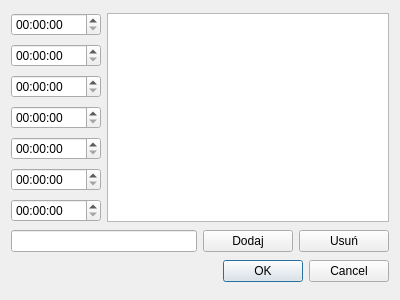
<?xml version="1.0" encoding="UTF-8"?>
<ui version="4.0">
 <class>Plan</class>
 <widget class="QDialog" name="Plan">
  <property name="geometry">
   <rect>
    <x>0</x>
    <y>0</y>
    <width>400</width>
    <height>300</height>
   </rect>
  </property>
  <property name="windowTitle">
   <string>Dialog</string>
  </property>
  <layout class="QGridLayout" name="gridLayout">
   <item row="0" column="0">
    <widget class="QTimeEdit" name="timeEdit"/>
   </item>
   <item row="0" column="1" rowspan="7" colspan="3">
    <widget class="QListWidget" name="listWidget"/>
   </item>
   <item row="1" column="0">
    <widget class="QTimeEdit" name="timeEdit_2"/>
   </item>
   <item row="2" column="0">
    <widget class="QTimeEdit" name="timeEdit_3"/>
   </item>
   <item row="3" column="0">
    <widget class="QTimeEdit" name="timeEdit_4"/>
   </item>
   <item row="4" column="0">
    <widget class="QTimeEdit" name="timeEdit_5"/>
   </item>
   <item row="5" column="0">
    <widget class="QTimeEdit" name="timeEdit_6"/>
   </item>
   <item row="6" column="0">
    <widget class="QTimeEdit" name="timeEdit_7"/>
   </item>
   <item row="7" column="0" colspan="2">
    <widget class="QLineEdit" name="lineEdit"/>
   </item>
   <item row="7" column="2">
    <widget class="QPushButton" name="pushButton">
     <property name="text">
      <string>Dodaj</string>
     </property>
    </widget>
   </item>
   <item row="7" column="3">
    <widget class="QPushButton" name="pushButton_2">
     <property name="text">
      <string>Usuń</string>
     </property>
    </widget>
   </item>
   <item row="8" column="0" colspan="4">
    <widget class="QDialogButtonBox" name="buttonBox">
     <property name="orientation">
      <enum>Qt::Horizontal</enum>
     </property>
     <property name="standardButtons">
      <set>QDialogButtonBox::Cancel|QDialogButtonBox::Ok</set>
     </property>
    </widget>
   </item>
  </layout>
 </widget>
 <resources/>
 <connections>
  <connection>
   <sender>buttonBox</sender>
   <signal>accepted()</signal>
   <receiver>Plan</receiver>
   <slot>accept()</slot>
   <hints>
    <hint type="sourcelabel">
     <x>248</x>
     <y>254</y>
    </hint>
    <hint type="destinationlabel">
     <x>157</x>
     <y>274</y>
    </hint>
   </hints>
  </connection>
  <connection>
   <sender>buttonBox</sender>
   <signal>rejected()</signal>
   <receiver>Plan</receiver>
   <slot>reject()</slot>
   <hints>
    <hint type="sourcelabel">
     <x>316</x>
     <y>260</y>
    </hint>
    <hint type="destinationlabel">
     <x>286</x>
     <y>274</y>
    </hint>
   </hints>
  </connection>
 </connections>
</ui>
